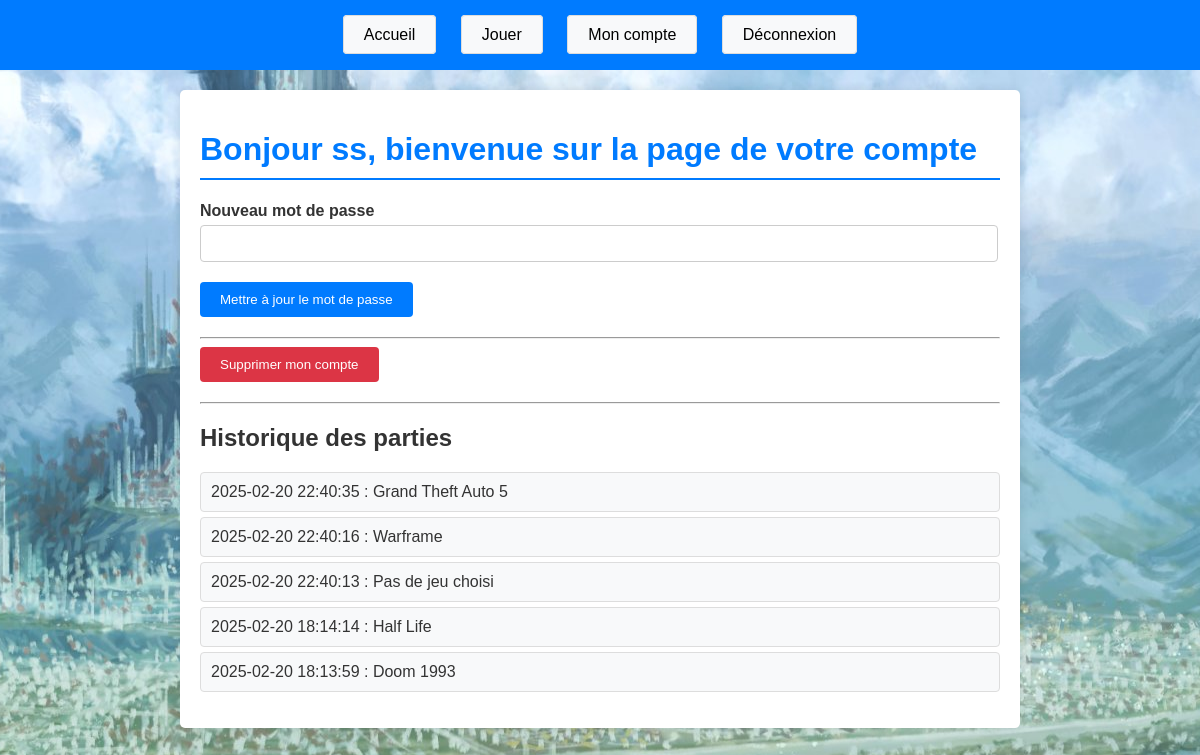
Screenshot of /compte.php (signed in) with the database file from the repository.
### tables this page shows
CREATE TABLE `parties` (
  `id` int(11) NOT NULL,
  `user_id` int(11) DEFAULT NULL,
  `date` datetime DEFAULT NULL,
  `result` varchar(255) DEFAULT NULL
);

### public/compte.php (called while the page is built, shortened)
<?php
require_once '../functions/auth.php';
$log = $pdo->prepare("SELECT * FROM parties WHERE user_id = :user_id ORDER BY date DESC");
$log->execute(['user_id' => $_SESSION['user_id']]);
$parties = $log->fetchAll(PDO::FETCH_ASSOC);
include '../includes/header.phtml';
include '../includes/compte.phtml';
include '../includes/footer.phtml';

### functions/auth.php (called while the page is built, shortened)
<?php
function isLoggedIn() {
    return isset($_SESSION['user_id']);
}

### includes/compte.phtml (the view, shortened to what this page needs)
<div class="container">
    <h1>Bonjour <?= htmlspecialchars($_SESSION['username']); ?>, bienvenue sur la page de votre compte</h1>
    <form method="post">
        <div class="form-group">
            <label for="new_password">Nouveau mot de passe</label>
            <input type="password" id="new_password" name="new_password" class="form-control" required>
        </div>
        <button type="submit" name="update_password" class="btn btn-primary">Mettre à jour le mot de passe</button>
    </form>
    <hr>
    <form method="post">
        <button type="submit" name="delete_account" class="btn btn-danger">Supprimer mon compte</button>
    </form>
    <hr>
    <h2>Historique des parties</h2>
    <ul>
        <?php foreach ($parties as $partie): ?>
            <li><?= $partie['date'] . " : " . $partie['result']; ?></li>
        <?php endforeach; ?>
    </ul>
</div>

### includes/header.phtml (shortened to what this page needs)
<!DOCTYPE html>
<html lang="fr">
<head>
    <link rel="stylesheet" href="css/style.css">
</head>
<body>
<?php require_once '../functions/auth.php'; ?>
<nav>
    <ul>
        <li><a class="nav_header" href="index.php">Accueil</a></li>
        <?php if (isLoggedIn()): ?>
            <li><a class="nav_header" href="quiz.php">Jouer</a></li>
            <li><a class="nav_header" href="compte.php">Mon compte</a></li>
            <li><a class="nav_header" href="logout.php">Déconnexion</a></li>
        <?php else: ?>
            <li><a class="nav_header" href="inscription.php">Inscription</a></li>
            <li><a class="nav_header" href="connexion.php">Connexion</a></li>
        <?php endif; ?>
    </ul>
</nav>

### includes/footer.phtml
</body>
</html>

### public/css/style.css (style rules this page uses)
body { font-family: Arial, sans-serif; background-image: url('1152500.jpg'); background-position: center; background-repeat: no-repeat; color: #333; margin: 0; padding: 0; }
nav { background-color: #007bff; color: #fff; padding: 10px; text-align: center; }
nav ul { list-style: none; padding: 0; }
nav ul li { display: inline; margin: 0 10px; }
nav ul li a { color: #fff; text-decoration: none; padding: 5px 10px; }
.container { max-width: 800px; margin: 20px auto; padding: 20px; background-color: #fff; box-shadow: 0 0 10px rgba(0, 0, 0, 0.1); border-radius: 5px; }
h1 { color: #007bff; border-bottom: 2px solid #007bff; padding-bottom: 10px; }
form { margin-bottom: 20px; }
.form-group { margin-bottom: 20px; }
.form-group label { display: block; margin-bottom: 5px; font-weight: bold; }
.form-group input { width: 97%; padding: 10px; border: 1px solid #ccc; border-radius: 4px; }
.btn { display: inline-block; padding: 10px 20px; color: #fff; background-color: #007bff; border: none; border-radius: 4px; text-decoration: none; cursor: pointer; }
.btn-primary { background-color: #007bff; }
.btn-danger { background-color: #dc3545; }
ul { list-style: none; padding: 0; }
ul li { background-color: #f8f9fa; margin: 5px 0; padding: 10px; border: 1px solid #ddd; border-radius: 4px; }
.nav_header { color:black; }

### rows the page displays
parties: date "2025-02-20 22:40:35", result "Grand Theft Auto 5"
parties: date "2025-02-20 22:40:16", result "Warframe"
parties: date "2025-02-20 22:40:13", result "Pas de jeu choisi"
parties: date "2025-02-20 18:14:14", result "Half Life"
parties: date "2025-02-20 18:13:59", result "Doom 1993"

### other values shown
$_SESSION['username'] "ss"
